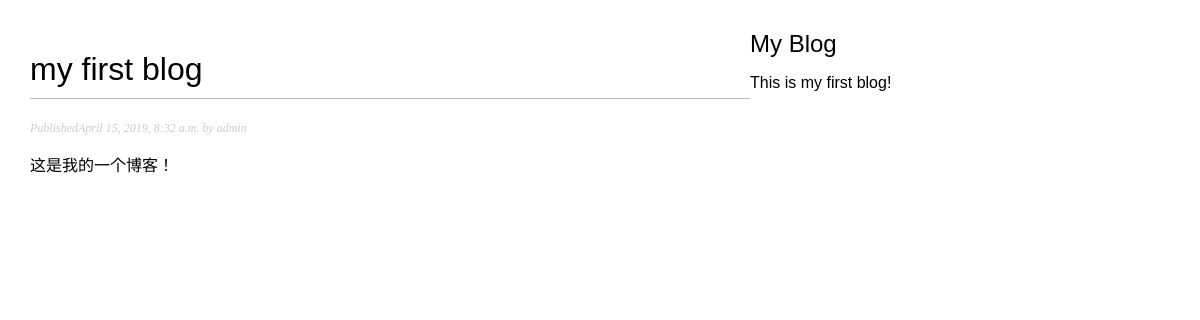
Screenshot of /blog/2019/04/15/test/ with the database file from the repository.
### blog/models.py (models this page shows, shortened)
class Post(models.Model):
    title = models.CharField(max_length=250)
    slug = models.SlugField(max_length = 250,
                    unique_for_date='publish')
    author = models.ForeignKey(User, on_delete=models.CASCADE,
                        related_name="blog_posts")
    body = models.TextField()
    publish= models.DateTimeField(default = timezone.now)
    created = models.DateTimeField(auto_now_add = True)
    updated = models.DateTimeField(auto_now =True)
    STATUS_CHOICES = (
        ('draft','Draft'),
        ('published','Published'),
    )
    status = models.CharField(max_length=10,
                             choices = STATUS_CHOICES,
                            default = 'draft'
    )
    objects = models.Manager()
    published = PublishedManager()
    class Meta:
        ordering = ('-publish',)
        db_table = 'MyBlog'

### blog/views.py (the view)
# urls.py: url(r'^(?P<year>\d{4})/(?P<month>\d{2})/(?P<day>\d{2})/(?P<post>[-\w]+)/$', views.post_detail,name='post_detail'),
def post_detail(request,year,month,day,post):
    post = Post.published.filter(slug=post)[0]
    return render(request,'blog/post/detail.html',{'post': post})

### blog/models.py (called while the page is built)
    def get_queryset(self):#返回执行过的查询集的方法
        return super(PublishedManager,self).get_queryset().filter(status='published')

### blog/templates/blog/post/detail.html (shortened to what this page needs)
{% extends "blog/post/base.html" %}
{% block content %}
    <h1>{{ post.title }}</h1>
    <p class="date" >Published{{post.publish}} by {{post.author}}</p>
    {{post.body|linebreaks }}
{% endblock %}

### blog/static/css/blog.css (style rules this page uses)
body { margin:0; padding:0; font-family: helvetica, sana-serif; }
h1 { font-weight: normal; border-bottom: 1px solid #bbb; padding: 0 0 10px 0; }
p.date { color:#ccc; font-family: georgia,serif; font-size: 12px; font-style: italic; }

### rows the page displays
Post: title "my first blog", publish "April 15, 2019, 8:32 a.m.", author "admin", body "这是我的一个博客！"
